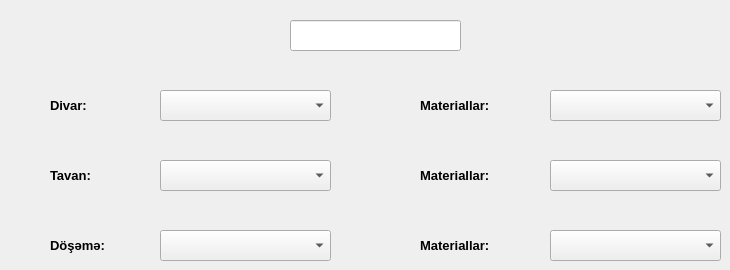
    <widget class="QWidget" name="tab_10">
     <attribute name="title">
      <string>Məkan_10</string>
     </attribute>
     <widget class="QLineEdit" name="lineEdit">
      <property name="geometry">
       <rect>
        <x>290</x>
        <y>20</y>
        <width>171</width>
        <height>31</height>
       </rect>
      </property>
     </widget>
     <widget class="QLabel" name="label_9">
      <property name="geometry">
       <rect>
        <x>420</x>
        <y>160</y>
        <width>131</width>
        <height>31</height>
       </rect>
      </property>
      <property name="font">
       <font>
        <pointsize>10</pointsize>
        <weight>75</weight>
        <bold>true</bold>
       </font>
      </property>
      <property name="text">
       <string>Materiallar:</string>
      </property>
     </widget>
     <widget class="QComboBox" name="comboBox_7">
      <property name="geometry">
       <rect>
        <x>550</x>
        <y>160</y>
        <width>171</width>
        <height>31</height>
       </rect>
      </property>
      <property name="currentIndex">
       <number>-1</number>
      </property>
      <item>
       <property name="text">
        <string>Asma tavan (Aliminium) (Çin)</string>
       </property>
      </item>
      <item>
       <property name="text">
        <string>Asma tavan (plastmas) (Çin)</string>
       </property>
      </item>
      <item>
       <property name="text">
        <string>Asma tavan (Orq steklo) (Çin)</string>
       </property>
      </item>
     </widget>
     <widget class="QComboBox" name="comboBox_8">
      <property name="geometry">
       <rect>
        <x>160</x>
        <y>90</y>
        <width>171</width>
        <height>31</height>
       </rect>
      </property>
      <property name="currentIndex">
       <number>-1</number>
      </property>
      <item>
       <property name="text">
        <string>Rənglənmə</string>
       </property>
      </item>
      <item>
       <property name="text">
        <string>Divar kağızı</string>
       </property>
      </item>
     </widget>
     <widget class="QLabel" name="label_10">
      <property name="geometry">
       <rect>
        <x>50</x>
        <y>230</y>
        <width>131</width>
        <height>31</height>
       </rect>
      </property>
      <property name="font">
       <font>
        <pointsize>10</pointsize>
        <weight>75</weight>
        <bold>true</bold>
       </font>
      </property>
      <property name="text">
       <string>Döşəmə:</string>
      </property>
     </widget>
     <widget class="QLabel" name="label_11">
      <property name="geometry">
       <rect>
        <x>50</x>
        <y>90</y>
        <width>91</width>
        <height>31</height>
       </rect>
      </property>
      <property name="font">
       <font>
        <pointsize>10</pointsize>
        <weight>75</weight>
        <bold>true</bold>
       </font>
      </property>
      <property name="text">
       <string>Divar:</string>
      </property>
     </widget>
     <widget class="QComboBox" name="comboBox_9">
      <property name="geometry">
       <rect>
        <x>160</x>
        <y>230</y>
        <width>171</width>
        <height>31</height>
       </rect>
      </property>
      <property name="currentIndex">
       <number>-1</number>
      </property>
      <item>
       <property name="text">
        <string>Parket</string>
       </property>
      </item>
      <item>
       <property name="text">
        <string>Laminat</string>
       </property>
      </item>
      <item>
       <property name="text">
        <string>Parket lövhəsi</string>
       </property>
      </item>
      <item>
       <property name="text">
        <string>Metlax</string>
       </property>
      </item>
      <item>
       <property name="text">
        <string>Lövhə</string>
       </property>
      </item>
     </widget>
     <widget class="QComboBox" name="comboBox_10">
      <property name="geometry">
       <rect>
        <x>550</x>
        <y>230</y>
        <width>171</width>
        <height>31</height>
       </rect>
      </property>
      <property name="currentIndex">
       <number>-1</number>
      </property>
      <item>
       <property name="text">
        <string>Fısdıq parket 2-ci növ (Azərbaycan)</string>
       </property>
      </item>
      <item>
       <property name="text">
        <string>Fısdıq parket 1-ci növ (Azərbaycan)</string>
       </property>
      </item>
      <item>
       <property name="text">
        <string>Palıd parket 2-ci növ (Rusiya)</string>
       </property>
      </item>
     </widget>
     <widget class="QLabel" name="label_12">
      <property name="geometry">
       <rect>
        <x>420</x>
        <y>230</y>
        <width>131</width>
        <height>31</height>
       </rect>
      </property>
      <property name="font">
       <font>
        <pointsize>10</pointsize>
        <weight>75</weight>
        <bold>true</bold>
       </font>
      </property>
      <property name="text">
       <string>Materiallar:</string>
      </property>
     </widget>
     <widget class="QComboBox" name="comboBox_11">
      <property name="geometry">
       <rect>
        <x>160</x>
        <y>160</y>
        <width>171</width>
        <height>31</height>
       </rect>
      </property>
      <property name="currentIndex">
       <number>-1</number>
      </property>
      <item>
       <property name="text">
        <string>Rəngləmə-Alıçpan</string>
       </property>
      </item>
      <item>
       <property name="text">
        <string>Asma tavan</string>
       </property>
      </item>
      <item>
       <property name="text">
        <string>Dartma tavan</string>
       </property>
      </item>
      <item>
       <property name="text">
        <string>Lambirin</string>
       </property>
      </item>
     </widget>
     <widget class="QLabel" name="label_13">
      <property name="geometry">
       <rect>
        <x>50</x>
        <y>160</y>
        <width>91</width>
        <height>31</height>
       </rect>
      </property>
      <property name="font">
       <font>
        <pointsize>10</pointsize>
        <weight>75</weight>
        <bold>true</bold>
       </font>
      </property>
      <property name="text">
       <string>Tavan:</string>
      </property>
     </widget>
     <widget class="QComboBox" name="comboBox_12">
      <property name="geometry">
       <rect>
        <x>550</x>
        <y>90</y>
        <width>171</width>
        <height>31</height>
       </rect>
      </property>
      <property name="currentIndex">
       <number>-1</number>
      </property>
      <item>
       <property name="text">
        <string>Divar kağızı (Çin)</string>
       </property>
      </item>
      <item>
       <property name="text">
        <string>Divar kağızı (Rusiya)</string>
       </property>
      </item>
      <item>
       <property name="text">
        <string>Divar kağızı (Almaniya)</string>
       </property>
      </item>
      <item>
       <property name="text">
        <string>Divar kağızı (Türkiyə)</string>
       </property>
      </item>
     </widget>
     <widget class="QLabel" name="label_14">
      <property name="geometry">
       <rect>
        <x>420</x>
        <y>90</y>
        <width>131</width>
        <height>31</height>
       </rect>
      </property>
      <property name="font">
       <font>
        <pointsize>10</pointsize>
        <weight>75</weight>
        <bold>true</bold>
       </font>
      </property>
      <property name="text">
       <string>Materiallar:</string>
      </property>
     </widget>
    </widget>
